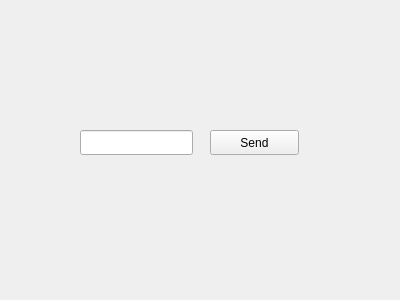
<?xml version="1.0" encoding="UTF-8"?>
<ui version="4.0">
 <class>clientUI</class>
 <widget class="QWidget" name="clientUI">
  <property name="geometry">
   <rect>
    <x>0</x>
    <y>0</y>
    <width>400</width>
    <height>300</height>
   </rect>
  </property>
  <property name="windowTitle">
   <string>Form</string>
  </property>
  <widget class="QPushButton" name="pushButton">
   <property name="geometry">
    <rect>
     <x>210</x>
     <y>130</y>
     <width>89</width>
     <height>25</height>
    </rect>
   </property>
   <property name="text">
    <string>Send</string>
   </property>
  </widget>
  <widget class="QLineEdit" name="lineEdit">
   <property name="geometry">
    <rect>
     <x>80</x>
     <y>130</y>
     <width>113</width>
     <height>25</height>
    </rect>
   </property>
  </widget>
 </widget>
 <resources/>
 <connections/>
</ui>
